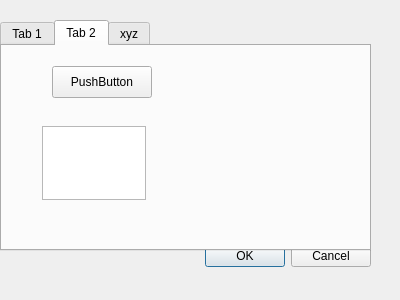
<?xml version="1.0" encoding="UTF-8"?>
<ui version="4.0">
 <class>Dialog</class>
 <widget class="QDialog" name="Dialog">
  <property name="geometry">
   <rect>
    <x>0</x>
    <y>0</y>
    <width>400</width>
    <height>300</height>
   </rect>
  </property>
  <property name="windowTitle">
   <string>Dialog</string>
  </property>
  <widget class="QDialogButtonBox" name="buttonBox">
   <property name="geometry">
    <rect>
     <x>30</x>
     <y>240</y>
     <width>341</width>
     <height>32</height>
    </rect>
   </property>
   <property name="orientation">
    <enum>Qt::Orientation::Horizontal</enum>
   </property>
   <property name="standardButtons">
    <set>QDialogButtonBox::StandardButton::Cancel|QDialogButtonBox::StandardButton::Ok</set>
   </property>
  </widget>
  <widget class="QTabWidget" name="tabWidget">
   <property name="geometry">
    <rect>
     <x>0</x>
     <y>20</y>
     <width>371</width>
     <height>231</height>
    </rect>
   </property>
   <property name="currentIndex">
    <number>1</number>
   </property>
   <widget class="QWidget" name="tab">
    <attribute name="title">
     <string>Tab 1</string>
    </attribute>
    <widget class="QCalendarWidget" name="calendarWidget">
     <property name="geometry">
      <rect>
       <x>10</x>
       <y>0</y>
       <width>301</width>
       <height>161</height>
      </rect>
     </property>
    </widget>
   </widget>
   <widget class="QWidget" name="tab_2">
    <attribute name="title">
     <string>Tab 2</string>
    </attribute>
    <widget class="QPushButton" name="pushButton">
     <property name="geometry">
      <rect>
       <x>50</x>
       <y>20</y>
       <width>100</width>
       <height>32</height>
      </rect>
     </property>
     <property name="text">
      <string>PushButton</string>
     </property>
    </widget>
    <widget class="QPlainTextEdit" name="plainTextEdit">
     <property name="geometry">
      <rect>
       <x>40</x>
       <y>80</y>
       <width>104</width>
       <height>74</height>
      </rect>
     </property>
    </widget>
   </widget>
   <widget class="QWidget" name="tab_3">
    <attribute name="title">
     <string>xyz</string>
    </attribute>
    <widget class="QPlainTextEdit" name="plainTextEdit_2">
     <property name="geometry">
      <rect>
       <x>140</x>
       <y>70</y>
       <width>104</width>
       <height>74</height>
      </rect>
     </property>
    </widget>
    <widget class="QPushButton" name="pushButton_2">
     <property name="geometry">
      <rect>
       <x>130</x>
       <y>20</y>
       <width>100</width>
       <height>32</height>
      </rect>
     </property>
     <property name="text">
      <string>PushButton</string>
     </property>
    </widget>
   </widget>
  </widget>
 </widget>
 <resources/>
 <connections>
  <connection>
   <sender>buttonBox</sender>
   <signal>accepted()</signal>
   <receiver>Dialog</receiver>
   <slot>accept()</slot>
   <hints>
    <hint type="sourcelabel">
     <x>248</x>
     <y>254</y>
    </hint>
    <hint type="destinationlabel">
     <x>157</x>
     <y>274</y>
    </hint>
   </hints>
  </connection>
  <connection>
   <sender>buttonBox</sender>
   <signal>rejected()</signal>
   <receiver>Dialog</receiver>
   <slot>reject()</slot>
   <hints>
    <hint type="sourcelabel">
     <x>316</x>
     <y>260</y>
    </hint>
    <hint type="destinationlabel">
     <x>286</x>
     <y>274</y>
    </hint>
   </hints>
  </connection>
 </connections>
</ui>
